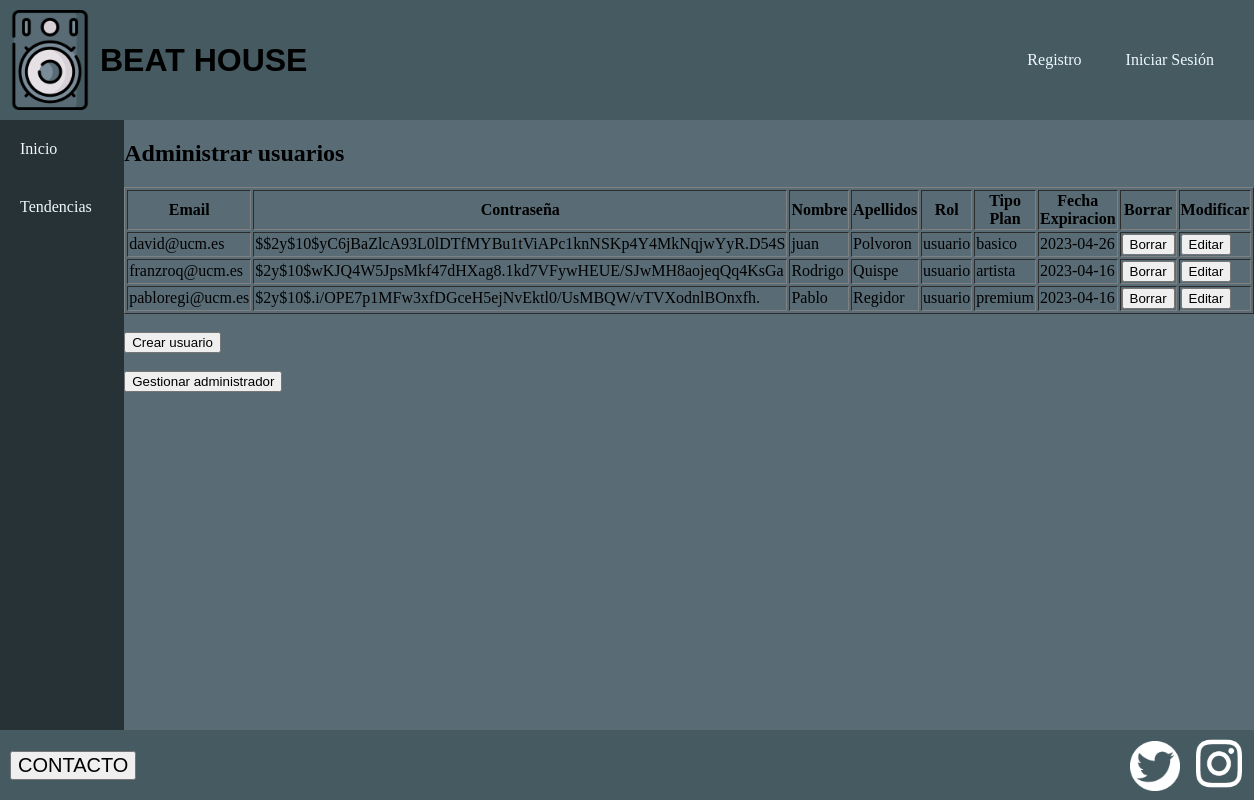
Page /crearAdmin.php on the earlier database version.
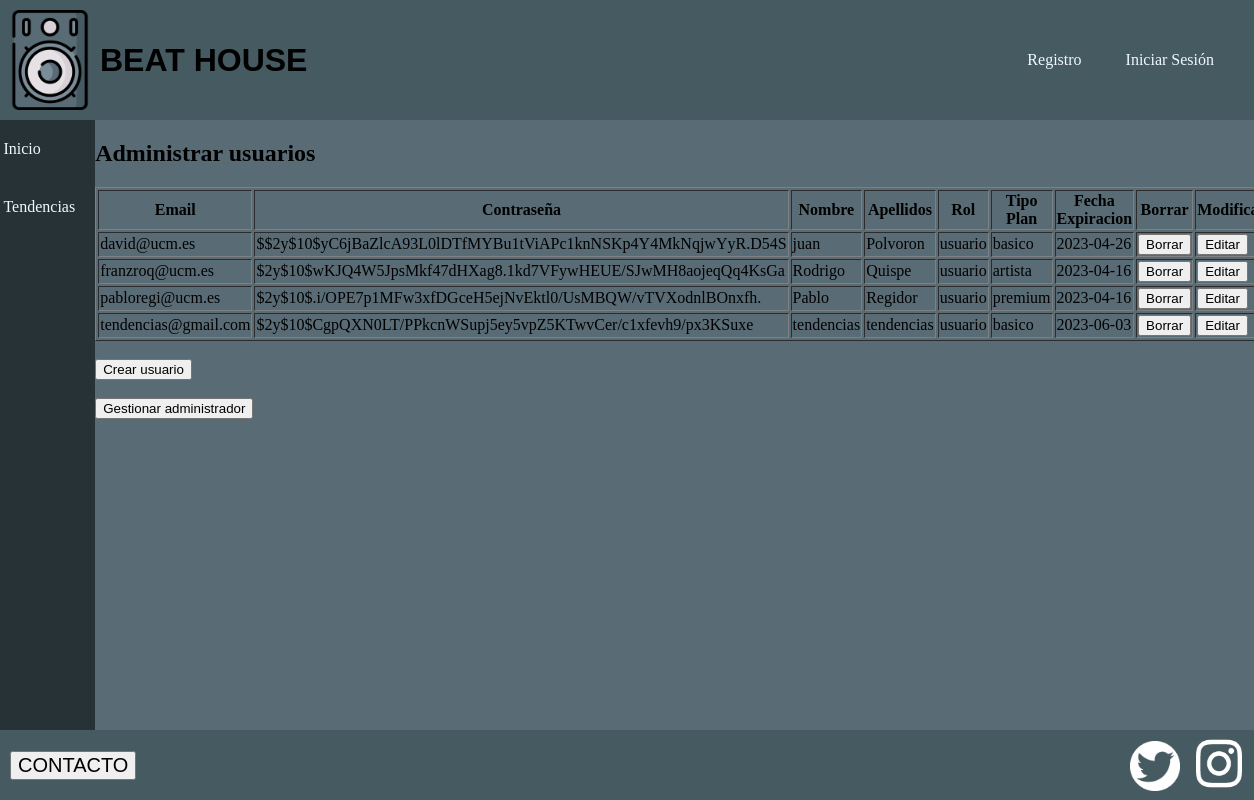
Same page on the later database version.
### tables this page shows
CREATE TABLE `usuarios` (
  `email` varchar(50) NOT NULL,
  `contraseña` varchar(100) DEFAULT NULL,
  `nombre` varchar(20) NOT NULL,
  `apellidos` varchar(50) NOT NULL,
  `rol` varchar(10) NOT NULL,
  `tipoPlan` varchar(20) NOT NULL,
  `fechaExpiracionPlan` date NOT NULL
);

### crearAdmin.php (called while the page is built, shortened)
<?php
    $form = new es\ucm\fdi\aw\FormCrearAdmin();
    if (isset($_POST['crearAdmin'])) {
        $contenidoPrincipal = $form->gestiona();
    }
    else{
        $contenidoPrincipal = es\ucm\fdi\aw\Admin::mostrarUsuarios();
    }
    require RAIZ_APP . "/vistas/plantillas/plantilla.php";

### includes/Admin.php (the view, shortened to what this page needs)
<?php
class Admin
{
    public static function mostrarUsuarios()
    {
        $conn = Aplicacion::getInstance()->getConexionBd();
        $consulta = "SELECT * FROM usuarios";
        $resultado = $conn->query($consulta);
        $contenidoPrincipal = "<h1>Administrar usuarios</h1>";
        $contenidoPrincipal .= "<table id='tablaUsuarios' border='1'>";
        $contenidoPrincipal .= "<tr><th>Email</th><th>Contraseña</th><th>Nombre</th><th>Apellidos</th><th>Rol</th><th>Tipo Plan</th><th>Fecha Expiracion</th><th>Borrar</th><th>Modificar</th></tr>";
        while ($fila = $resultado->fetch_assoc()) {
            $contenidoPrincipal .= "<tr>";
            $contenidoPrincipal .= "<td>" . $fila['email'] . "</td>";
            $contenidoPrincipal .= "<td>" . $fila['contraseña'] . "</td>";
            $contenidoPrincipal .= "<td>" . $fila['nombre'] . "</td>";
            $contenidoPrincipal .= "<td>" . $fila['apellidos'] . "</td>";
            $contenidoPrincipal .= "<td>" . $fila['rol'] . "</td>";
            $contenidoPrincipal .= "<td>" . $fila['tipoPlan'] . "</td>";
            $contenidoPrincipal .= "<td>" . $fila['fechaExpiracionPlan'] . "</td>";
            $info = [$fila['email'], $fila['contraseña'], $fila['nombre'], $fila['apellidos'], $fila['rol'], $fila['tipoPlan'], $fila['fechaExpiracionPlan']];
            $datos = json_encode($info);
            $contenidoPrincipal .= "<td>
                <form action='gestionUsuarios.php' method='POST'>
                    <button type='submit' name='borrarUsuario' value='{$fila['email']}'>Borrar</button>
                </form>
            </td>";
            $contenidoPrincipal .= "<td>
                <form action='gestionUsuarios.php' method='POST'>
                    <button type='submit' name='modificarUsuario' value='{$datos}'>Editar</button>
                </form>
            </td>";
            $contenidoPrincipal .= "</tr>";
        }
        $contenidoPrincipal .= "</table> <br>";
        $contenidoPrincipal .= "<form action='crearUsuario.php' method='POST'>
            <button type='submit' name='crearUsuario'>Crear usuario</button>
        </form> <br>";
        $contenidoPrincipal .= "<form action='gestionAdmin.php' method='POST'>
            <button type='submit' name='gestionAdmin'>Gestionar administrador</button>
        </form>";
        return $contenidoPrincipal;
    }
}

Differences in the rows shown:
added usuarios: email "tendencias@gmail.com", contraseña "$2y$10$CgpQXN0LT/PPkcnWSupj5ey5vpZ5KTwvCer/c1xfevh9/px3KSuxe", nombre "tendencias", apellidos "tendencias", rol "usuario", tipoPlan "basico", fechaExpiracionPlan "2023-06-03"
